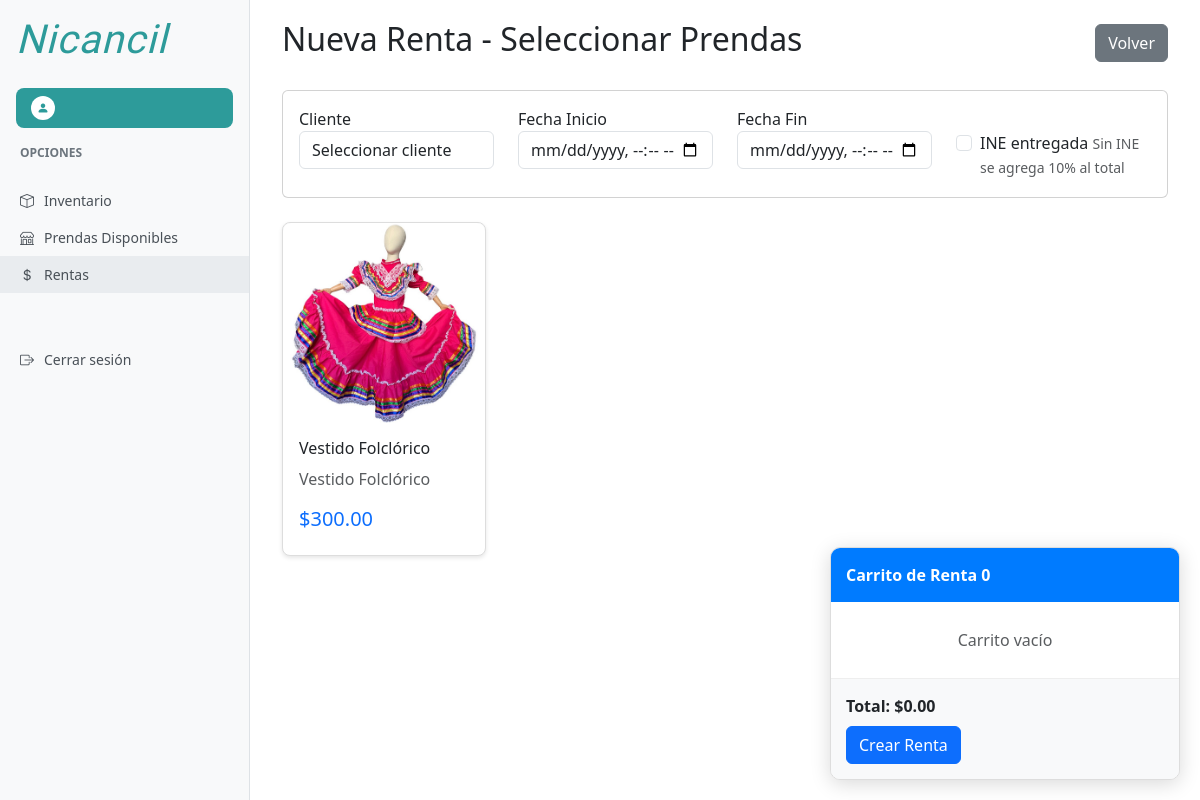
Screenshot of /rentas/nueva/ with the database file from the repository.
### inventario/models.py (models this page shows, shortened)
class Prenda(models.Model):
    TIPOS = (
        ('traje', 'Traje'),
        ('vestido', 'Vestido'),
        ('accesorio', 'Accesorio'),
    )
    ESTATUS = (
        ('disponible', 'Disponible'),
        ('apartado', 'Apartado'),
        ('en_uso', 'En Uso'),
        ('dañado', 'Dañado'),
        ('mantenimiento', 'En Mantenimiento'),
        ('lavanderia', 'En Lavandería'),
    )
    GENEROS = (
        ('hombre', 'Hombre'),
        ('mujer', 'Mujer'),
        ('unisex', 'Unisex'),
    )
    nombre = models.CharField(max_length=100)
    descripcion = models.TextField()
    precio = models.DecimalField(max_digits=10, decimal_places=2)
    tipo = models.CharField(max_length=20, choices=TIPOS, default='traje')
    color = models.CharField(max_length=50, blank=True)
    estatus = models.CharField(max_length=20, choices=ESTATUS, default='disponible')
    tallas = models.CharField(max_length=50, blank=True)
    genero = models.CharField(max_length=10, choices=GENEROS, default='unisex')
    lugar = models.CharField(max_length=100, blank=True, verbose_name="Lugar o sitio del traje")
    cantidad = models.PositiveIntegerField(default=1)
    imagen = models.ImageField(upload_to='prendas/', null=True, blank=True)
    fecha_creacion = models.DateTimeField(auto_now_add=True)

### rentas/views.py (the view, shortened to what this page needs)
# urls.py: path('nueva/', views.nueva_renta, name='nueva_renta'),
def nueva_renta(request):
    from inventario.models import Prenda
    clientes = Cliente.objects.all()
    prendas = Prenda.objects.filter(
        variantes__unidades__estatus='disponible'
    ).distinct().order_by('nombre')
    return render(request, 'rentas/nueva_renta.html', {
        'clientes': clientes,
        'prendas': prendas
    })

### templates/rentas/nueva_renta.html (shortened to what this page needs)
{% extends 'base_dashboard.html' %}
{% block extra_head %}
{% load static %}
<link rel="stylesheet" type="text/css" href="{% static 'css/nueva_renta.css' %}">
{% endblock %}
{% block content %}
<div class="container-fluid">
    <div class="d-flex justify-content-between align-items-center mb-4">
        <h2>Nueva Renta - Seleccionar Prendas</h2>
        <a href="{% url 'lista_rentas' %}" class="btn btn-secondary">
             Volver
        </a>
    </div>
    <div class="row mb-4">
        <div class="col-12">
            <div class="card">
                <div class="card-body">
                    <div class="row">
                        <div class="col-md-3">
                            <label for="cliente">Cliente</label>
                            <select id="cliente" class="form-control" required>
                                <option value="">Seleccionar cliente</option>
                            </select>
                        </div>
                        <div class="col-md-3">
                            <label for="fecha_inicio">Fecha Inicio</label>
                            <input type="datetime-local" id="fecha_inicio" class="form-control" required>
                        </div>
                        <div class="col-md-3">
                            <label for="fecha_fin">Fecha Fin</label>
                            <input type="datetime-local" id="fecha_fin" class="form-control" required>
                        </div>
                        <div class="col-md-3">
                            <div class="form-check mt-4">
                                <input type="checkbox" id="ine_entregada" class="form-check-input">
                                <label for="ine_entregada" class="form-check-label">INE entregada</label>
                                <small class="form-text text-muted">Sin INE se agrega 10% al total</small>
                            </div>
                        </div>
                    </div>
                </div>
            </div>
        </div>
    </div>
    <div class="row">
        {% for prenda in prendas %}
        <div class="col-md-3 col-sm-6 mb-4">
            <div class="card product-card" onclick="mostrarVariantes({{ prenda.id }})">
                <img src="{% if prenda.imagen %}{{ prenda.imagen.url }}{% else %}/static/img/no-image.png{% endif %}"
                     class="product-image" alt="{{ prenda.nombre }}">
                <div class="card-body">
                    <h6 class="card-title">{{ prenda.nombre }}</h6>
                    <p class="card-text text-muted">{{ prenda.descripcion|truncatewords:8 }}</p>
                    <div class="d-flex justify-content-between align-items-center">
                        <span class="h5 text-primary">${{ prenda.precio }}</span>
                        <span class="badge badge-secondary">{{ prenda.tipo|capfirst }}</span>
                    </div>
                </div>
            </div>
        </div>
        {% empty %}
        <div class="col-12">
            <div class="alert alert-info text-center">
                <i class="fas fa-info-circle"></i> No hay prendas disponibles para rentar
            </div>
        </div>
        {% endfor %}
    </div>
    <div class="cart-sidebar" id="cartSidebar" style="display: none;">
        <div class="cart-header">
             Carrito de Renta
            <span class="float-right" id="cartCount">0</span>
        </div>
        <div class="cart-body" id="cartItems">
        </div>
        <div class="cart-footer">
            <div class="d-flex justify-content-between mb-2">
                <strong>Total: $<span id="cartTotal">0.00</span></strong>
            </div>
            <button class="btn btn-primary btn-block" onclick="procesarRenta()">
                 Crear Renta
            </button>
        </div>
    </div>
</div>
{% endblock %}

### static/css/dashboard.css (style rules this page uses)
:root { --nicancil-teal: #2D9B9A; }
.product-card { background-color: white; border-radius: 8px; box-shadow: 0 2px 4px rgba(0,0,0,0.1); overflow: hidden; height: 100%; }
.product-image { height: 200px; background-color: #e9ecef; position: relative; background-size: cover; background-position: center; }

### static/css/nueva_renta.css (style rules this page uses)
.product-card { border: 1px solid #ddd; border-radius: 8px; transition: transform 0.2s, box-shadow 0.2s; cursor: pointer; height: 100%; }
.product-image { width: 100%; height: 200px; object-fit: cover; border-radius: 8px 8px 0 0; }
.cart-sidebar { position: fixed; right: 20px; bottom: 20px; width: 350px; max-height: 500px; background: white; border: 1px solid #ddd; border-radius: 10px; box-shadow: 0 4px 20px rgba(0,0,0,0.15); z-index: 1000; overflow: hidden; }
.cart-header { background: #007bff; color: white; padding: 15px; font-weight: bold; }
.cart-body { max-height: 300px; overflow-y: auto; padding: 10px; }
.cart-footer { padding: 15px; border-top: 1px solid #eee; background: #f8f9fa; }

### rows the page displays
Prenda: imagen (picture), nombre "Vestido Folclórico", descripcion "Vestido Folclórico", precio "300.00"
